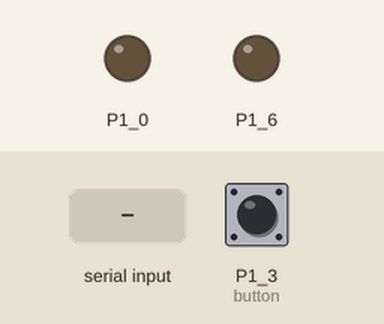
This sketch was run on a simulated TI MSP430 LaunchPad. On the bench: output pins drawn as LEDs (lit = HIGH). Dashed ring = blinking. The test bench sets the inputs (shaded band); at power-on: P1_3 (button) HIGH. What the sketch prints to the serial monitor is not drawn.

Above: at 0.8 s.
0.9 s: "1\n" received over Serial
At 1.3 s:
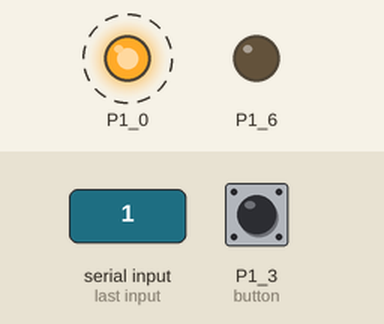
3.9 s: "90,45\n" received over Serial
5.4 s: "2\n" received over Serial
6.9 s: "3\n" received over Serial
At 7.02 s:
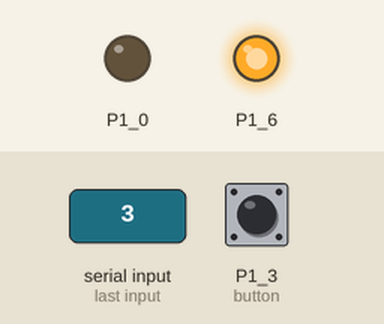
Timing chart, 0 to 10.9 s (numbered marks = the images above; inputs shaded):
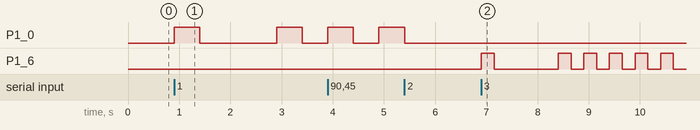

The sketch:

serial_button.ino
```cpp
/*
Αυτός ο κωδικός σχεδιάστηκε από τον Κωνσταντίνο Σάκκα στις 7 Αυγούστου 2020.
Προορίζεται για ακαδημαϊκή χρήση στο Τμήμα Πληροφορικής και Τηλεπικοινωνιών του Πανεπιστημίου
Ιωαννίνων και του github https://ksakkas.github.io/Microcontroller-MSP430/.
*/
/*
Αυτός ο κωδικός σχεδιάστηκε και εκτελέστηκε στο Energia ver. 1.8.11E23
Σχεδιάστηκε για χρήση με TI MSP430F5529
*/

/*
Ο χρήστης μέσω μηνυμάτων θα μπορεί να ελέγχει την κατάσταση και των δύο ενσωματωμένων led της πλακέτας

Κάθε led θα ελέγχεται με διαφορετικό μήνυμα-εντολή
1-2 Κόκκινο Led
3-4 Πράσινο Led
5-6 Και τα δύο
(Οι μονοί αριθμοί αφορούν το άναμμα και οι ζυγοί το σβήσιμο των Led)

Το κόκκινο Led θα αναβοσβήνει με συχνότητα 1Hz ενώ το πράσινο με συχνότητα 2Hz.
(Για όσους δεν έχουν φυσική πλακέτα, θεωρείστε ως πράσινο Led το δεξιά)

Χρήση διαφορετικού μετρητή για κάθε Led

Το σύστημα θα ενημερώνει το χρήστη για την κατάσταση του συστήματος όταν αυτός πιέζει το button
*/

const int button = PUSH2;  //Αρχικοποιούμε στην σταθερά button το κουμπί PUSH2 (P1.1)

int buttonCurrent=HIGH; //Αρχικοποιούμε την μεταβλητή buttonCurrent = HIGH δηλαδή λογικό 1
                       //Η συγκεκριμένη μεταβλητή θα κρατάει την κατάσταση του κουμπιού

void setup() {  //Συνάρτηση αρχικοποίησης παραμέτρων και υλικών συστήματος
  Serial.begin(9600); //Είναι ο ρυθμός μετάδοσης σε bits / sec
  pinMode(RED_LED, OUTPUT); //Δήλωση σταθεράς led = RED_LED ως έξοδο
  pinMode (GREEN_LED, OUTPUT);//Δήλωση σταθεράς led = RED_LED ως έξοδο
  pinMode(button, INPUT_PULLUP);                                  //Δήλωση σταθεράς button = PUSH2 ως έξοδο
  Serial.println("Τμήμα Πληροφορικής & Τηλεπικοινωνιών ");//Εμφάνιση μηνύματος στην έναρξη του προγράμματος
  Serial.println("Εργαστήριο Συστήματα Μικροεπεξεργαστών");//Εμφάνιση μηνύματος στην έναρξη του προγράμματος
  Serial.println("");//Εμφάνιση μηνύματος στην έναρξη του προγράμματος
  Serial.println("Κόκκινο LED;");//Εμφάνιση μηνύματος στην έναρξη του προγράμματος
  Serial.println("Ανάβει με 1 και σβήνει με 2");//Εμφάνιση μηνύματος στην έναρξη του προγράμματος
  Serial.println("Πράσινο LED;");//Εμφάνιση μηνύματος στην έναρξη του προγράμματος
  Serial.println("Ανάβει με 3 και σβήνει με 4");//Εμφάνιση μηνύματος στην έναρξη του προγράμματος
  Serial.println("Κόκκινο & Πράσινο");//Εμφάνιση μηνύματος στην έναρξη του προγράμματος
  Serial.println("Ανάβουν με 5 και σβήνουν με 6");//Εμφάνιση μηνύματος στην έναρξη του προγράμματος
  while (!Serial.available())//Όσο η σειριακή είσοδος δεν είναι διαθέσιμη *δεν θα κάνει τίποτα
  { }; //*δεν θα κάνει τίποτα
}
    int r=0;//Αρχικοποιούμε την μεταβλητή x = 0 για μετρητή του red led
    int g=0;//Αρχικοποιούμε την μεταβλητή x = 0 για μετρητή του green led

void loop() { //Κύρια επαναληπτική συνάρτηση
  if(Serial.available())  //Αν η σειριακή είσοδος είναι διαθέσιμη
  {

    int x = Serial.parseInt(); //Στην μεταβλητή x εκχωρούμε την τιμή που έδωσε ο χρήστης στην σειριακή μετατρέποντας το σε ακέραιο

    if(x==1)//Αν το x έχει την τιμή του ίση με 1
    {
      while(x=1) { //Όσο το x = 1 => δημιουργία επαναληπτικού ατέρμον βρόγχου
      digitalWrite(RED_LED, HIGH);  //Δίνει λογική τιμή 1 (HIGH) στο red led δηλαδή το ανάβει
      delay(500);              //Σταματά την εκτέλεση για 500 ms = 0.5 sec
      digitalWrite(RED_LED, LOW); //Δίνει λογική τιμή 0 (LOW) στο led δηλαδή το σβήνει
      delay(500); //Σταματά την εκτέλεση για 500 ms = 0.5 sec
      r++; //Αυξάνει το μετρητή κατά ένα
      if(Serial.available()) //Αν η σειριακή είσοδος είναι διαθέσιμη
      {
        x = Serial.parseInt(); //Στην μεταβλητή x εκχωρούμε την τιμή που έδωσε ο χρήστης στην σειριακή μετατρέποντας το σε ακέραιο
        if(x==0)//Αν το x έχει την τιμή του ίση με 0
        {}//Συνεχίζει την επανάληψη
        else if (x==2)//Αν το x έχει την τιμή του ίση με 2
        {
          break;//Σταματάει την επανάληψη
        }
       }
      }
    }

    else if (x==2)//Αν το x έχει την τιμή του ίση με 2
    {
      digitalWrite(RED_LED, LOW);         //Δίνει λογική τιμή 0 (LOW) στο led δηλαδή το σβήνει
    }

    else if (x==3)//Αν το x έχει την τιμή του ίση με 3
    {
      while(x=3) {//Όσο το x = 3 => δημιουργία επαναληπτικού ατέρμον βρόγχου
      digitalWrite(GREEN_LED, HIGH);   //Δίνει λογική τιμή 1 (HIGH) στο red led δηλαδή το ανάβει
      delay(250);              //Σταματά την εκτέλεση για 250 ms = 0.25 sec
      digitalWrite(GREEN_LED, LOW);    //Δίνει λογική τιμή 0 (LOW) στο led δηλαδή το σβήνει
      delay(250); //Σταματά την εκτέλεση για 250 ms = 0.25 sec
      g++;//Αυξάνει το μετρητή κατά ένα
      if(Serial.available())//Αν η σειριακή είσοδος είναι διαθέσιμη
      {
        x = Serial.parseInt(); //Στην μεταβλητή x εκχωρούμε την τιμή που έδωσε ο χρήστης στην σειριακή μετατρέποντας το σε ακέραιο
        if(x==0)//Αν το x έχει την τιμή του ίση με 0
        {}//Συνεχίζει την επανάληψη
        else if (x==4)//Αν το x έχει την τιμή του ίση με 4
        {
          break;//Σταματάει την επανάληψη
        }
       }
      }
    }
    else if (x==4) //Αν το x έχει την τιμή του ίση με 4
    {
      digitalWrite(GREEN_LED, LOW);   //Δίνει λογική τιμή 0 (LOW) στο led δηλαδή το σβήνει
    }
    else if (x==5) //Αν το x έχει την τιμή του ίση με 5
    {
      while(x=5){//Όσο το x = 5 => δημιουργία επαναληπτικού ατέρμον βρόγχου
      digitalWrite(RED_LED, HIGH);  //Δίνει λογική τιμή 1 (HIGH) στο red led δηλαδή το ανάβει
      delay(500);             //Σταματά την εκτέλεση για 500 ms = 0.5 sec
      digitalWrite(RED_LED, LOW);   //Δίνει λογική τιμή 0 (LOW) στο led δηλαδή το σβήνει
      delay(500);  //Σταματά την εκτέλεση για 500 ms = 0.5 sec
      digitalWrite(GREEN_LED, HIGH);   //Δίνει λογική τιμή 1 (HIGH) στο red led δηλαδή το ανάβει
      delay(250);            //Σταματά την εκτέλεση για 250 ms = 0.25 sec
      digitalWrite(GREEN_LED, LOW);    //Δίνει λογική τιμή 0 (LOW) στο led δηλαδή το σβήνει
      delay(250); //Σταματά την εκτέλεση για 250 ms = 0.25 sec
      r++;//Αυξάνει το μετρητή κατά ένα
      g++;//Αυξάνει το μετρητή κατά ένα

      if(Serial.available())//Αν η σειριακή είσοδος είναι διαθέσιμη
      {
        x = Serial.parseInt(); //Στην μεταβλητή x εκχωρούμε την τιμή που έδωσε ο χρήστης στην σειριακή μετατρέποντας το σε ακέραιο
        if(x==0)//Αν το x έχει την τιμή του ίση με 0
        {}//Συνεχίζει την επανάληψη
        else if (x==6)//Αν το x έχει την τιμή του ίση με 6
        {
          break;//Σταματάει την επανάληψη
        }
      }
      }
    }
    else if (x==6)//Αν το x έχει την τιμή του ίση με 6
    {
      digitalWrite(RED_LED, LOW);     //Δίνει λογική τιμή 0 (LOW) στο led δηλαδή το σβήνει
      digitalWrite(GREEN_LED, LOW); //Δίνει λογική τιμή 0 (LOW) στο led δηλαδή το σβήνει

    }
   }
 buttonCurrent = digitalRead(button);                       //Εκχώρηση στην μεταβλητή buttonCurrent την τιμή του Button (εαν πατήθηκε ή όχι)
   if(buttonCurrent == LOW)                                //Εαν η τιμή του buttonCurrent είναι LOW = λογικό 0 τότε
    {
    Serial.print("Το κόκκινο LED άναψε: ");//Ενημέρωση σχετικά με την συνολική λειτουργία του red led
    Serial.print(r);//Εμφάνιση της μεταβλητής - του μετρητή r
    Serial.println(" φορές");//Ενημερώνει για την κατάσταση του συστήματος
    Serial.print("Το πράσινο LED άναψε: " );//Ενημέρωση σχετικά με την συνολική λειτουργία του green led
    Serial.print(g);//Εμφάνιση της μεταβλητής - του μετρητή g
    Serial.println(" φορές");//Ενημερώνει για την κατάσταση του συστήματος
   }
}
```

Measured:
- after the input at 0.9 s, P1_0: alternates HIGH for 0.50 s and LOW for 1.5 s, starting at once
- after the input at 6.9 s, P1_6: goes HIGH 0.25 s, LOW 1.3 s, 4 × (HIGH 0.25 s, LOW 0.25 s), HIGH 0.25 s, then LOW, starting at once
